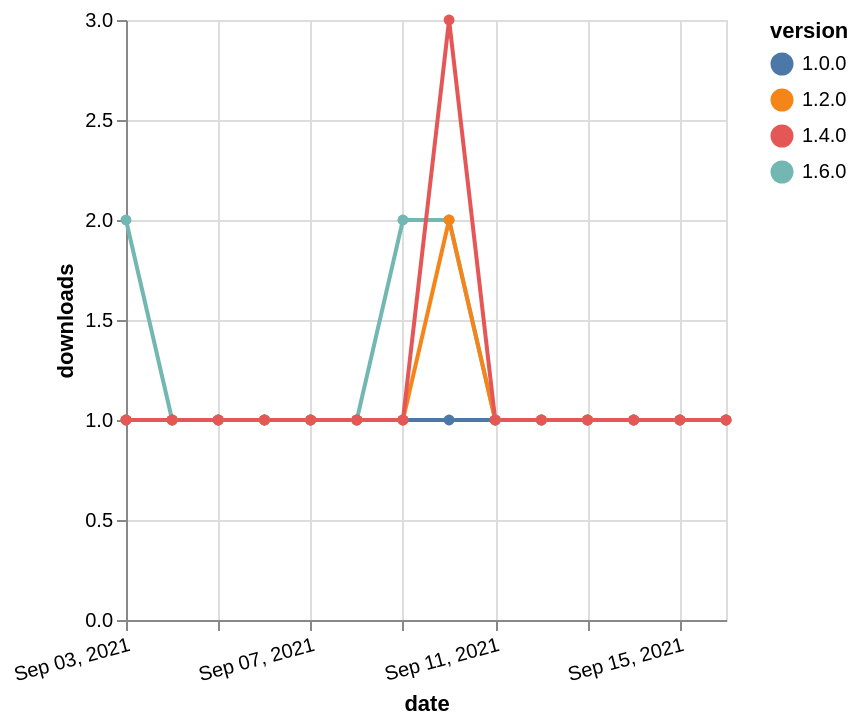

Here is the Vega-Lite specification saved for this chart:
### Vega-Lite specification from a JSON file in a GitHub repository (floating-point values rounded to 4 significant figures)
{"$schema": "https://vega.github.io/schema/vega-lite/v5.json", "description": "A simple bar chart with embedded data.", "data": {"values": [{"date": "2021-09-03", "total": 118, "delta": 2, "version": "1.6.0"}, {"date": "2021-09-04", "total": 119, "delta": 1, "version": "1.6.0"}, {"date": "2021-09-05", "total": 120, "delta": 1, "version": "1.6.0"}, {"date": "2021-09-06", "total": 121, "delta": 1, "version": "1.6.0"}, {"date": "2021-09-07", "total": 122, "delta": 1, "version": "1.6.0"}, {"date": "2021-09-08", "total": 123, "delta": 1, "version": "1.6.0"}, {"date": "2021-09-09", "total": 125, "delta": 2, "version": "1.6.0"}, {"date": "2021-09-10", "total": 127, "delta": 2, "version": "1.6.0"}, {"date": "2021-09-11", "total": 128, "delta": 1, "version": "1.6.0"}, {"date": "2021-09-12", "total": 129, "delta": 1, "version": "1.6.0"}, {"date": "2021-09-13", "total": 130, "delta": 1, "version": "1.6.0"}, {"date": "2021-09-14", "total": 131, "delta": 1, "version": "1.6.0"}, {"date": "2021-09-15", "total": 132, "delta": 1, "version": "1.6.0"}, {"date": "2021-09-16", "total": 133, "delta": 1, "version": "1.6.0"}, {"date": "2021-09-03", "total": 174, "delta": 1, "version": "1.0.0"}, {"date": "2021-09-04", "total": 175, "delta": 1, "version": "1.0.0"}, {"date": "2021-09-05", "total": 176, "delta": 1, "version": "1.0.0"}, {"date": "2021-09-06", "total": 177, "delta": 1, "version": "1.0.0"}, {"date": "2021-09-07", "total": 178, "delta": 1, "version": "1.0.0"}, {"date": "2021-09-08", "total": 179, "delta": 1, "version": "1.0.0"}, {"date": "2021-09-09", "total": 180, "delta": 1, "version": "1.0.0"}, {"date": "2021-09-10", "total": 181, "delta": 1, "version": "1.0.0"}, {"date": "2021-09-11", "total": 182, "delta": 1, "version": "1.0.0"}, {"date": "2021-09-12", "total": 183, "delta": 1, "version": "1.0.0"}, {"date": "2021-09-13", "total": 184, "delta": 1, "version": "1.0.0"}, {"date": "2021-09-14", "total": 185, "delta": 1, "version": "1.0.0"}, {"date": "2021-09-15", "total": 186, "delta": 1, "version": "1.0.0"}, {"date": "2021-09-16", "total": 187, "delta": 1, "version": "1.0.0"}, {"date": "2021-09-03", "total": 151, "delta": 1, "version": "1.2.0"}, {"date": "2021-09-04", "total": 152, "delta": 1, "version": "1.2.0"}, {"date": "2021-09-05", "total": 153, "delta": 1, "version": "1.2.0"}, {"date": "2021-09-06", "total": 154, "delta": 1, "version": "1.2.0"}, {"date": "2021-09-07", "total": 155, "delta": 1, "version": "1.2.0"}, {"date": "2021-09-08", "total": 156, "delta": 1, "version": "1.2.0"}, {"date": "2021-09-09", "total": 157, "delta": 1, "version": "1.2.0"}, {"date": "2021-09-10", "total": 159, "delta": 2, "version": "1.2.0"}, {"date": "2021-09-11", "total": 160, "delta": 1, "version": "1.2.0"}, {"date": "2021-09-12", "total": 161, "delta": 1, "version": "1.2.0"}, {"date": "2021-09-13", "total": 162, "delta": 1, "version": "1.2.0"}, {"date": "2021-09-14", "total": 163, "delta": 1, "version": "1.2.0"}, {"date": "2021-09-15", "total": 164, "delta": 1, "version": "1.2.0"}, {"date": "2021-09-16", "total": 165, "delta": 1, "version": "1.2.0"}, {"date": "2021-09-03", "total": 164, "delta": 1, "version": "1.4.0"}, {"date": "2021-09-04", "total": 165, "delta": 1, "version": "1.4.0"}, {"date": "2021-09-05", "total": 166, "delta": 1, "version": "1.4.0"}, {"date": "2021-09-06", "total": 167, "delta": 1, "version": "1.4.0"}, {"date": "2021-09-07", "total": 168, "delta": 1, "version": "1.4.0"}, {"date": "2021-09-08", "total": 169, "delta": 1, "version": "1.4.0"}, {"date": "2021-09-09", "total": 170, "delta": 1, "version": "1.4.0"}, {"date": "2021-09-10", "total": 173, "delta": 3, "version": "1.4.0"}, {"date": "2021-09-11", "total": 174, "delta": 1, "version": "1.4.0"}, {"date": "2021-09-12", "total": 175, "delta": 1, "version": "1.4.0"}, {"date": "2021-09-13", "total": 176, "delta": 1, "version": "1.4.0"}, {"date": "2021-09-14", "total": 177, "delta": 1, "version": "1.4.0"}, {"date": "2021-09-15", "total": 178, "delta": 1, "version": "1.4.0"}, {"date": "2021-09-16", "total": 179, "delta": 1, "version": "1.4.0"}]}, "width": "container", "mark": {"type": "line", "point": {"filled": true}}, "encoding": {"x": {"field": "date", "type": "temporal", "timeUnit": "yearmonthdate", "title": "date", "axis": {"labelAngle": -15}}, "y": {"field": "delta", "type": "quantitative", "title": "downloads"}, "color": {"field": "version", "type": "nominal"}, "tooltip": {"field": "delta"}}}
